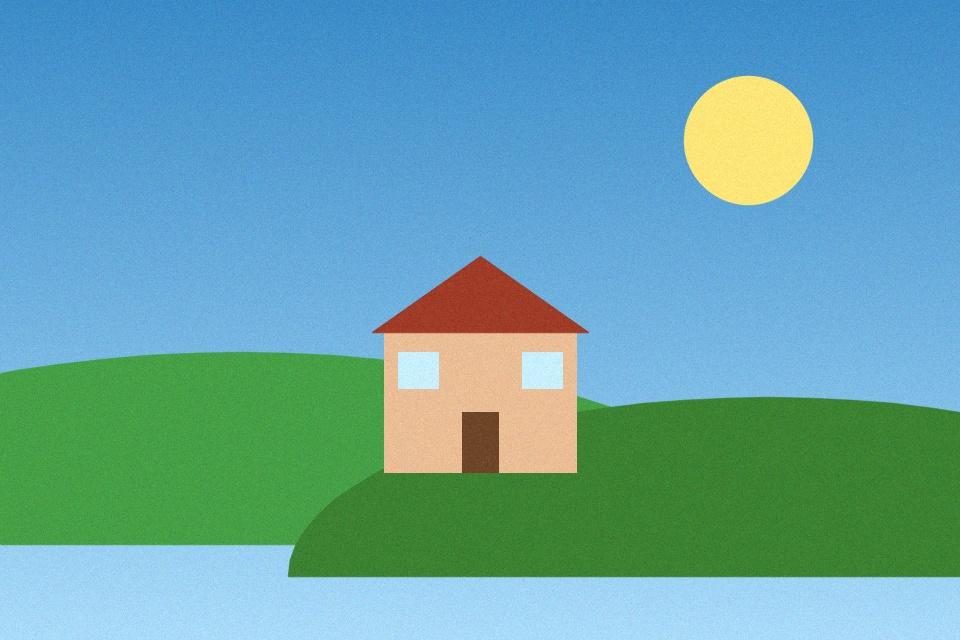
#> input picture assets/samples/exemplo1.jpg, 960 x 640 px; its folder holds only this picture in this run
$ python -i filters.py   (imports and definitions only)   (older library calls are emulated)
#> lines starting #> are read from the running program, lines starting #| are printed output that depends on the picture
#> further down, picture is the input picture: shape (640, 960, 3); mean B, G, R 168.8, 163.7, 101.8
"""Filtros e operações aritméticas do editor.

Cada efeito é descrito por um objeto `Effect` com nome, descrição textual,
parâmetros configuráveis e a função que o implementa.

Convenções (BGR / uint8):
  * Filtros:   func(img, **params)      -> img  (mesmo tamanho)
  * Operações: func(a, b, **params)     -> img  (a e b com o mesmo tamanho)
  * Todas as funções aceitam imagens de 1 canal (H, W) e de 3 canais (H, W, 3).
    Efeitos que só fazem sentido em cores declaram `color_only=True`.
"""
from __future__ import annotations

from dataclasses import dataclass, field
from typing import Callable, Dict, List, Optional

import cv2
import numpy as np

# Modos de canal disponíveis (ordem do ciclo na interface).
CHANNELS = ["RGB", "GRAY", "R", "G", "B"]
_BGR_INDEX = {"B": 0, "G": 1, "R": 2}


# --------------------------------------------------------------------------
# Estruturas
# --------------------------------------------------------------------------
@dataclass
class Param:
    name: str
    label: str
    default: float
    min: float
    max: float
    step: float
    integer: bool = False

    def clamp(self, value: float):
        value = max(self.min, min(self.max, value))
        return int(round(value)) if self.integer else round(float(value), 3)


@dataclass
class Effect:
    key: str
    name: str
    kind: str  # "filter" | "operation"
    category: str
    description: str
    func: Callable
    params: List[Param] = field(default_factory=list)
    color_only: bool = False

    def default_params(self) -> Dict[str, float]:
        return {p.name: p.clamp(p.default) for p in self.params}


# --------------------------------------------------------------------------
# Auxiliares
# --------------------------------------------------------------------------
def _odd(k) -> int:
    k = max(1, int(round(k)))
    return k if k % 2 == 1 else k + 1


def _gray(img: np.ndarray) -> np.ndarray:
    return img if img.ndim == 2 else cv2.cvtColor(img, cv2.COLOR_BGR2GRAY)
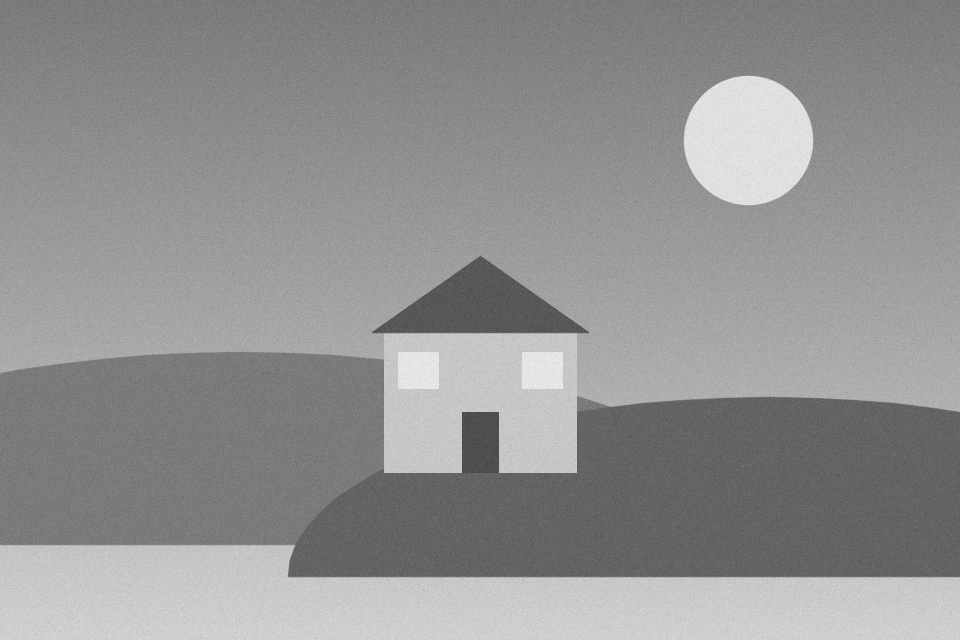
#> returned value: shape (640, 960); min 61, max 243, mean 145.8


def _like(img: np.ndarray, gray: np.ndarray) -> np.ndarray:
    """Devolve `gray` no mesmo formato (1 ou 3 canais) de `img`."""
    return gray if img.ndim == 2 else cv2.cvtColor(gray, cv2.COLOR_GRAY2BGR)


def _to_u8(arr: np.ndarray) -> np.ndarray:
    if arr.dtype == np.uint8:
        return arr
    return np.clip(arr, 0, 255).astype(np.uint8)


# --------------------------------------------------------------------------
# Filtros de suavização
# --------------------------------------------------------------------------
def box_blur(img, ksize=5):
    k = _odd(ksize)
    return cv2.blur(img, (k, k))


def gaussian_blur(img, ksize=7, sigma=0.0):
    k = _odd(ksize)
    return cv2.GaussianBlur(img, (k, k), float(sigma))


def median_blur(img, ksize=5):
    k = max(3, _odd(ksize))
    return cv2.medianBlur(img, k)


def bilateral(img, diameter=9, sigma_color=75, sigma_space=75):
    return cv2.bilateralFilter(img, int(diameter), float(sigma_color), float(sigma_space))


# --------------------------------------------------------------------------
# Filtros de realce
# --------------------------------------------------------------------------
# [18 lines left out: functions sharpen, laplacian_enhance, unsharp_mask, not called in this run]


# --------------------------------------------------------------------------
# Bordas
# --------------------------------------------------------------------------
def sobel_edges(img, gain=1.0):
    g = _gray(img)
    gx = cv2.Sobel(g, cv2.CV_32F, 1, 0, ksize=3)
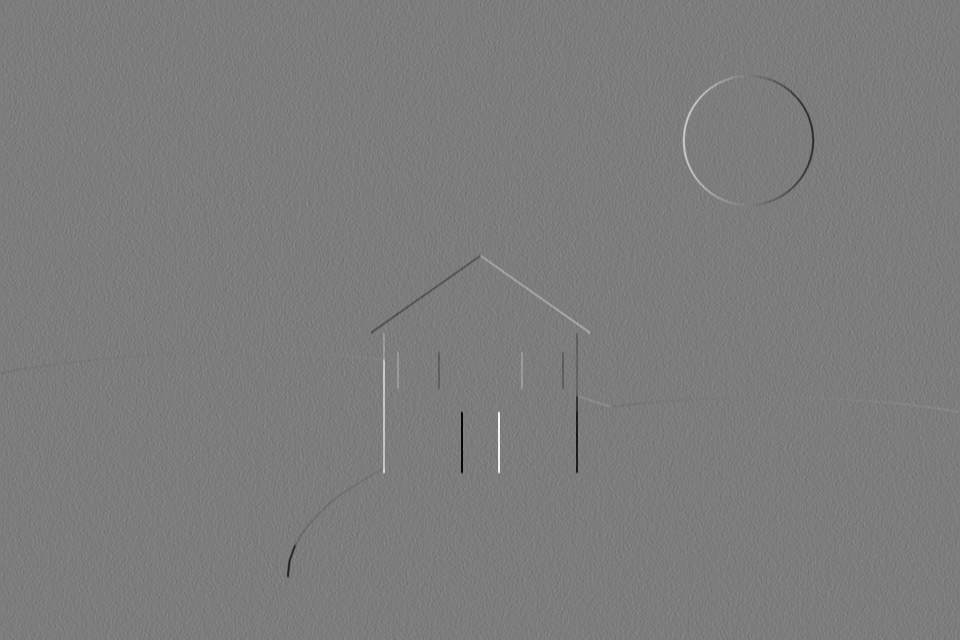
#> gx: shape (640, 960) float32; min -517, max 537, mean -0.1; drawn with min black and max white
    gy = cv2.Sobel(g, cv2.CV_32F, 0, 1, ksize=3)
    mag = cv2.magnitude(gx, gy) * float(gain)
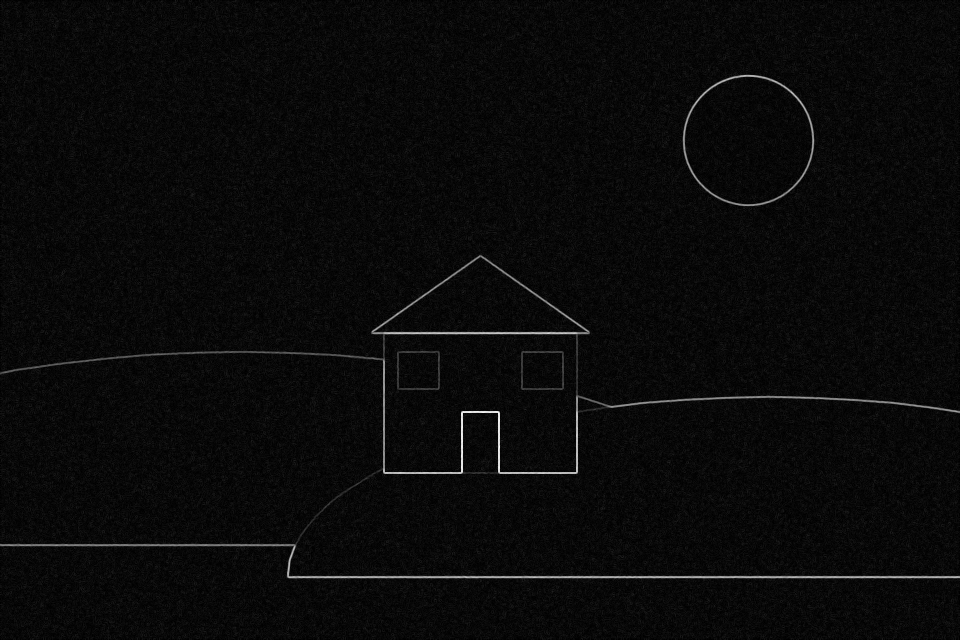
#> mag: shape (640, 960) float32; min 0, max 537.5, mean 21.7; drawn with min black and max white
    return _like(img, _to_u8(mag))
#> in _to_u8, `return np.clip(arr, 0, 255).astype(np.uint8)`:
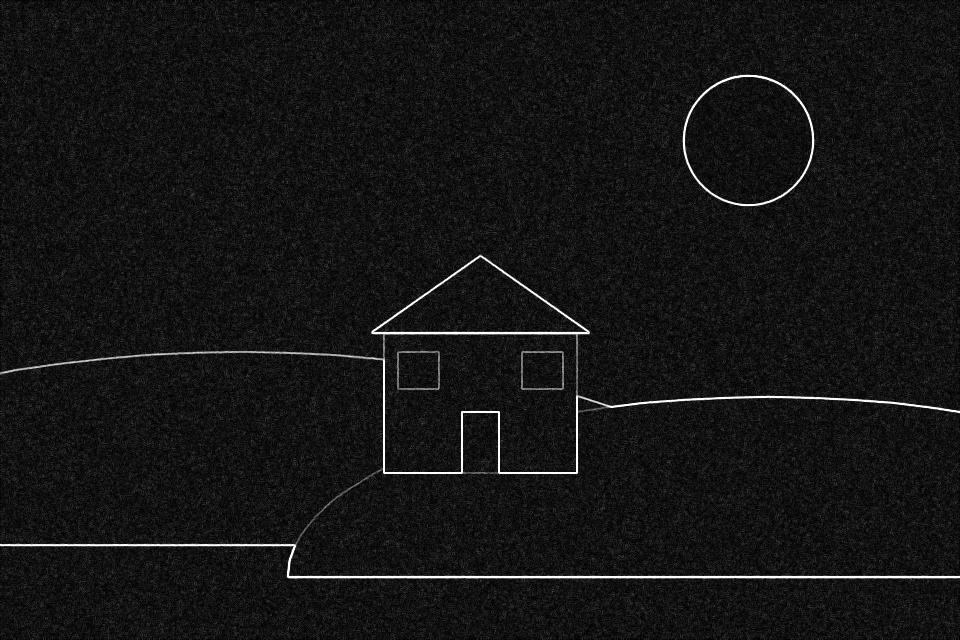
#> returned value: shape (640, 960); min 0, max 255, mean 20.8


# [11 lines left out: functions canny_edges, emboss, not called in this run]


# --------------------------------------------------------------------------
# Cor / tons / histograma
# --------------------------------------------------------------------------
def grayscale(img):
    return _like(img, _gray(img))


def negative(img):
    return cv2.bitwise_not(img)


_SEPIA = np.array([[0.131, 0.534, 0.272],   # B' (entrada B, G, R)
                   [0.168, 0.686, 0.349],   # G'
                   [0.189, 0.769, 0.393]],  # R'
                  dtype=np.float32)


def sepia(img):
    return cv2.transform(img, _SEPIA)


def brightness_contrast(img, contrast=1.0, brightness=0):
    out = img.astype(np.float32) * float(contrast) + float(brightness)
    return _to_u8(out)


# [4 lines left out: function gamma_correction, not called in this run]


def threshold(img, level=127):
    _, out = cv2.threshold(_gray(img), float(level), 255, cv2.THRESH_BINARY)
    return _like(img, out)


# [13 lines left out: functions equalize_hist, pixelate, not called in this run]


# --------------------------------------------------------------------------
# Operações aritméticas entre duas imagens
# --------------------------------------------------------------------------
def op_add(a, b, weight=1.0):
    return cv2.add(a, cv2.convertScaleAbs(b, alpha=float(weight)))


def op_subtract(a, b, weight=1.0):
    return cv2.subtract(a, cv2.convertScaleAbs(b, alpha=float(weight)))


def op_blend(a, b, alpha=0.5):
    al = float(alpha)
    return cv2.addWeighted(a, 1.0 - al, b, al, 0)


def op_multiply(a, b):
    return cv2.multiply(a, b, scale=1.0 / 255.0)


def op_absdiff(a, b):
    return cv2.absdiff(a, b)


def op_lighten(a, b):
    return cv2.max(a, b)


# --------------------------------------------------------------------------
# Registro
# --------------------------------------------------------------------------
def _p(name, label, default, lo, hi, step, integer=False):
    return Param(name, label, default, lo, hi, step, integer)


EFFECTS: List[Effect] = [
    # ---- suavização
    Effect("box", "Box Blur", "filter", "suavizacao",
           "Suavização: substitui cada pixel pela média da vizinhança ksize x ksize. "
           "Reduz ruído e detalhes. Parâmetro: ksize (ímpar).",
           box_blur, [_p("ksize", "tamanho do kernel (ímpar)", 5, 3, 31, 2, True)]),
    Effect("gauss", "Gaussian Blur", "filter", "suavizacao",
           "Suavização: média ponderada por uma gaussiana (centro pesa mais que a borda). "
           "Parâmetros: ksize (ímpar) e sigma (0 = automático).",
           gaussian_blur, [_p("ksize", "tamanho do kernel (ímpar)", 7, 3, 31, 2, True),
                           _p("sigma", "desvio padrão (0 = auto)", 0, 0, 20, 0.5)]),
    Effect("median", "Median Blur", "filter", "suavizacao",
           "Suavização não-linear: usa a mediana da vizinhança. Remove ruído sal-e-pimenta "
           "preservando bordas. Parâmetro: ksize (ímpar).",
           median_blur, [_p("ksize", "tamanho do kernel (ímpar)", 5, 3, 31, 2, True)]),
    Effect("bilateral", "Bilateral", "filter", "suavizacao",
           "Suavização que preserva bordas: pondera vizinhos por distância espacial e por "
           "similaridade de cor. Parâmetros: diameter, sigma_color, sigma_space. "
           "É o filtro mais pesado: na webcam pode reduzir os quadros por segundo.",
           bilateral, [_p("diameter", "diâmetro da vizinhança", 9, 3, 15, 2, True),
                       _p("sigma_color", "sigma de cor", 75, 10, 200, 5),
                       _p("sigma_space", "sigma espacial", 75, 10, 200, 5)]),
    # ---- realce
    Effect("sharpen", "Sharpen", "filter", "realce",
           "Realce de nitidez por convolução com kernel [0,-a,0; -a,1+4a,-a; 0,-a,0]. "
           "Parâmetro: amount (intensidade a).",
           sharpen, [_p("amount", "intensidade", 1.0, 0.1, 3.0, 0.1)]),
    Effect("laplacian", "Laplaciano (realce)", "filter", "realce",
           "Realce pelo operador Laplaciano: saída = imagem - c * Laplaciano(imagem), "
           "acentuando transições de intensidade. Parâmetro: strength (c).",
           laplacian_enhance, [_p("strength", "intensidade", 1.0, 0.1, 3.0, 0.1)]),
    Effect("unsharp", "Unsharp Mask", "filter", "realce",
           "Realce: soma a imagem a diferença entre ela e sua versão borrada "
           "(img*(1+k) - blur*k). Parâmetros: ksize do blur e amount (k).",
           unsharp_mask, [_p("ksize", "tamanho do blur (ímpar)", 7, 3, 31, 2, True),
                          _p("amount", "intensidade", 1.5, 0.1, 5.0, 0.1)]),
    # ---- bordas
    Effect("sobel", "Sobel (bordas)", "filter", "bordas",
           "Detecção de bordas pelo módulo do gradiente de Sobel (horizontal + vertical). "
           "Parâmetro: gain (ganho do resultado).",
           sobel_edges, [_p("gain", "ganho", 1.0, 0.2, 5.0, 0.2)]),
    Effect("canny", "Canny (bordas)", "filter", "bordas",
           "Detecção de bordas de Canny (gradiente + supressão de não-máximos + histerese). "
           "Parâmetros: limiar baixo e alto.",
           canny_edges, [_p("low", "limiar baixo", 80, 0, 255, 10, True),
                         _p("high", "limiar alto", 160, 0, 255, 10, True)]),
    Effect("emboss", "Emboss (relevo)", "filter", "bordas",
           "Efeito de relevo por convolução direcional somada a um deslocamento de 128. "
           "Sem parâmetros.",
           emboss),
    # ---- cor / tons
    Effect("gray", "Grayscale", "filter", "cor",
           "Converte para tons de cinza (luminância: 0.299R + 0.587G + 0.114B). Sem parâmetros.",
           grayscale),
    Effect("negative", "Negativo", "filter", "cor",
           "Inverte as intensidades: saída = 255 - entrada. Sem parâmetros.",
           negative),
    Effect("sepia", "Sepia", "filter", "cor",
           "Tom envelhecido: transformação linear dos canais R,G,B por matriz de sepia. "
           "Sem parâmetros.",
           sepia, color_only=True),
    Effect("bc", "Brilho / Contraste", "filter", "cor",
           "Ajuste linear saída = contraste * entrada + brilho (com saturação em 0..255). "
           "Parâmetros: contrast e brightness.",
           brightness_contrast, [_p("contrast", "contraste (ganho)", 1.0, 0.2, 3.0, 0.1),
                                 _p("brightness", "brilho (soma)", 0, -100, 100, 10, True)]),
    Effect("gamma", "Gamma", "filter", "cor",
           "Correção gama por tabela (LUT): saída = 255*(entrada/255)^(1/gamma). "
           ">1 clareia, <1 escurece. Parâmetro: gamma.",
           gamma_correction, [_p("gamma", "gamma", 1.0, 0.2, 3.0, 0.1)]),
    Effect("threshold", "Limiarização", "filter", "cor",
           "Binariza a imagem: pixels acima do limiar viram branco, os demais preto. "
           "Parâmetro: level (0-255).",
           threshold, [_p("level", "limiar", 127, 0, 255, 8, True)]),
    Effect("equalize", "Equalização de histograma", "filter", "cor",
           "Redistribui as intensidades para aumentar o contraste global (em cores, "
           "equaliza apenas a luminância Y). Sem parâmetros.",
           equalize_hist),
    Effect("pixelate", "Pixelate", "filter", "cor",
           "Mosaico: reduz a imagem e amplia com vizinho mais próximo, formando blocos. "
           "Parâmetro: block (tamanho do bloco em pixels).",
           pixelate, [_p("block", "tamanho do bloco", 10, 2, 60, 2, True)]),
    # ---- operações com duas imagens
    Effect("op_add", "Adição (A + w*B)", "operation", "operacao",
           "Operação entre duas imagens: soma saturada A + w*B (clareia). "
           "Parâmetro: weight (peso da imagem B).",
           op_add, [_p("weight", "peso de B", 1.0, 0.0, 1.0, 0.1)]),
    Effect("op_sub", "Subtração ponderada (A - w*B)", "operation", "operacao",
           "Operação entre duas imagens: subtração saturada A - w*B (escurece/remove B). "
           "Parâmetro: weight (peso da imagem B).",
           op_subtract, [_p("weight", "peso de B", 1.0, 0.0, 2.0, 0.1)]),
    Effect("op_blend", "Blending (mistura)", "operation", "operacao",
           "Operação entre duas imagens: mistura (1-alpha)*A + alpha*B. "
           "Parâmetro: alpha (0 = só A, 1 = só B).",
           op_blend, [_p("alpha", "alpha", 0.5, 0.0, 1.0, 0.1)]),
    Effect("op_mul", "Multiplicação (A * B)", "operation", "operacao",
           "Operação entre duas imagens: produto normalizado A*B/255 (escurece, "
           "efeito 'multiply'). Sem parâmetros.",
           op_multiply),
    Effect("op_diff", "Diferença absoluta |A - B|", "operation", "operacao",
           "Operação entre duas imagens: |A - B| pixel a pixel (destaca o que mudou). "
           "Sem parâmetros.",
           op_absdiff),
    Effect("op_max", "Clarear (max(A, B))", "operation", "operacao",
           "Operação entre duas imagens: máximo pixel a pixel (efeito 'lighten'). "
           "Sem parâmetros.",
           op_lighten),
]

EFFECTS_BY_KEY: Dict[str, Effect] = {e.key: e for e in EFFECTS}


# --------------------------------------------------------------------------
# Aplicação com seleção de canal
# --------------------------------------------------------------------------
# [49 lines left out: functions extract_channel, fit_to, apply_effect, not called in this run]

>>> import cv2
>>> picture = cv2.imread('assets/samples/exemplo1.jpg')
>>> result = sobel_edges(picture)

$ run again, on assets/samples/exemplo2.jpg
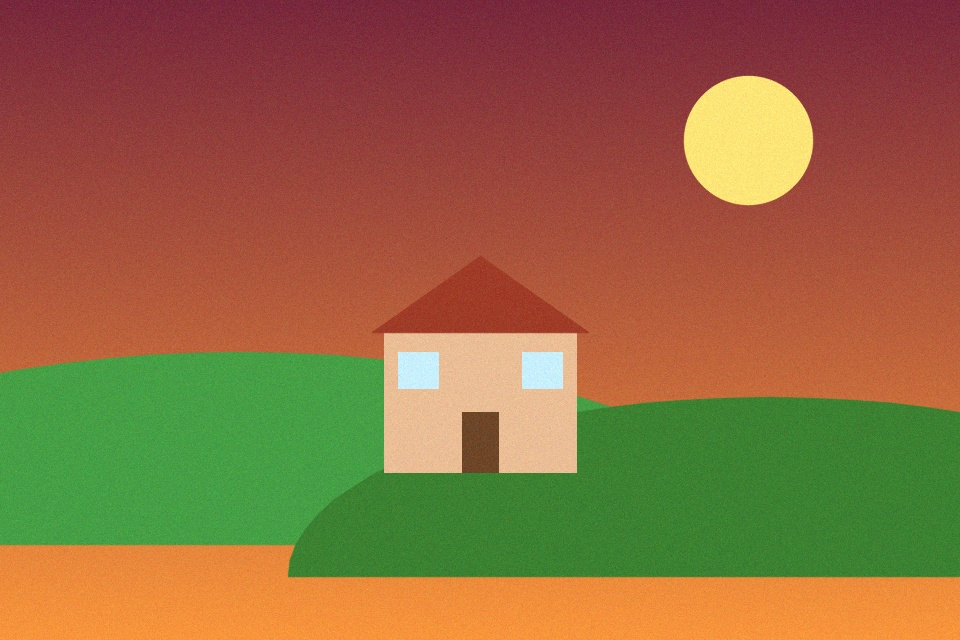
#> input picture assets/samples/exemplo2.jpg, 960 x 640 px
#> picture is the input picture: shape (640, 960, 3); mean B, G, R 64.1, 106, 146.3
#> in _gray, `return img if img.ndim == 2 else cv2.cvtColor(img, cv2.COLOR_BGR2GRAY)`:
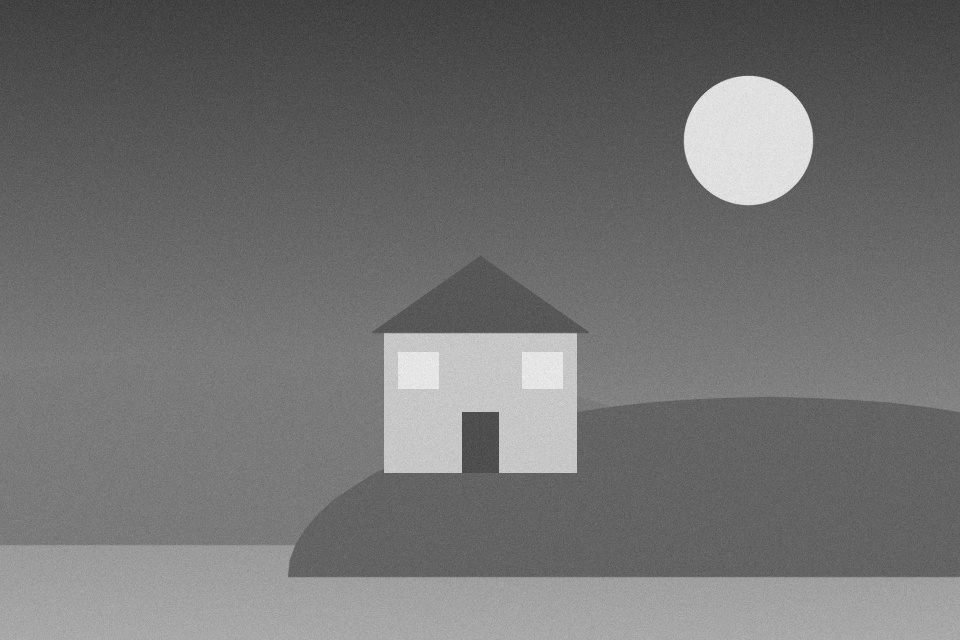
#> returned value: shape (640, 960); min 47, max 244, mean 113.3
#> in _to_u8, `return np.clip(arr, 0, 255).astype(np.uint8)`:
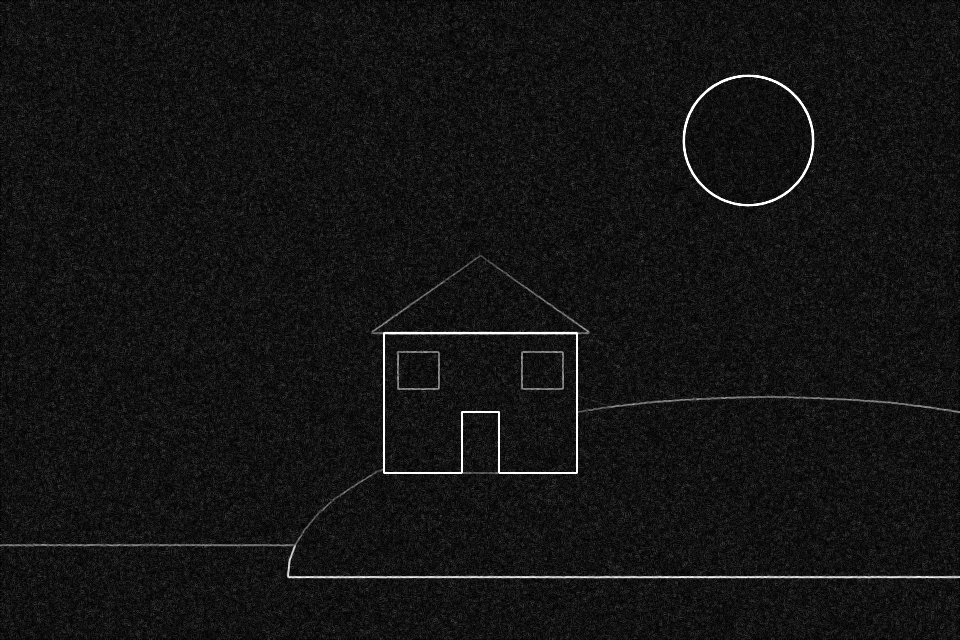
#> returned value: shape (640, 960); min 0, max 255, mean 20
